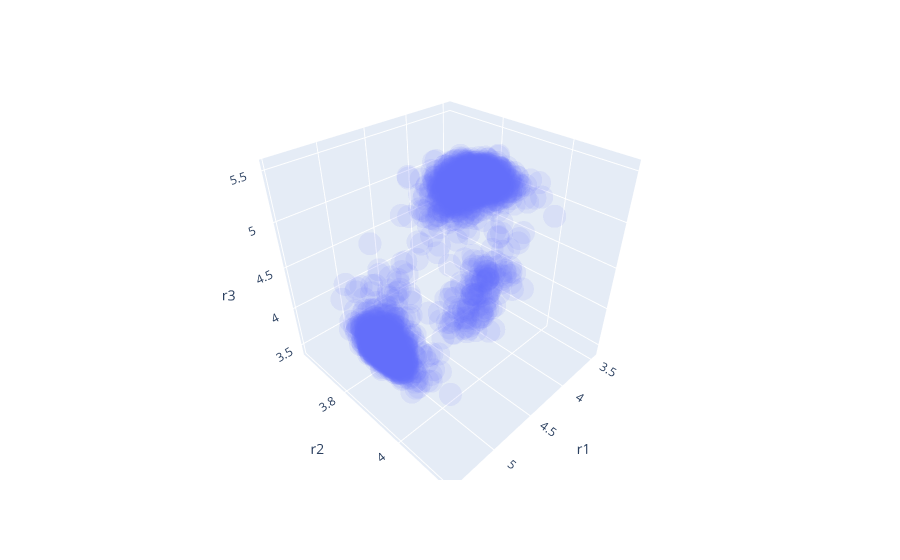

Write notebook code for a chart like this one.
### Code cell
import plotly.express as px
fig = px.scatter_3d(data_res, x='r1', y='r2', z='r3', opacity=0.1)
fig.show()

### Figure 1 — Plotly figure (JSON) as saved in the notebook; plotly's stock layout.template omitted (floating-point values rounded to 4 significant figures; data arrays with more than 128 entries replaced by an {"elided": "..."} marker saying what was removed)
{"data": [{"hoverlabel": {"namelength": 0}, "hovertemplate": "r1=%{x}<br>r2=%{y}<br>r3=%{z}", "legendgroup": "", "marker": {"color": "#636efa", "opacity": 0.1, "symbol": "circle"}, "mode": "markers", "name": "", "scene": "scene", "showlegend": false, "type": "scatter3d", "x": {"elided": "2733 float values"}, "y": {"elided": "2733 float values"}, "z": {"elided": "2733 float values"}}], "layout": {"legend": {"tracegroupgap": 0}, "margin": {"t": 60}, "scene": {"domain": {"x": [0, 1], "y": [0, 1]}, "xaxis": {"title": {"text": "r1"}}, "yaxis": {"title": {"text": "r2"}}, "zaxis": {"title": {"text": "r3"}}}}}
